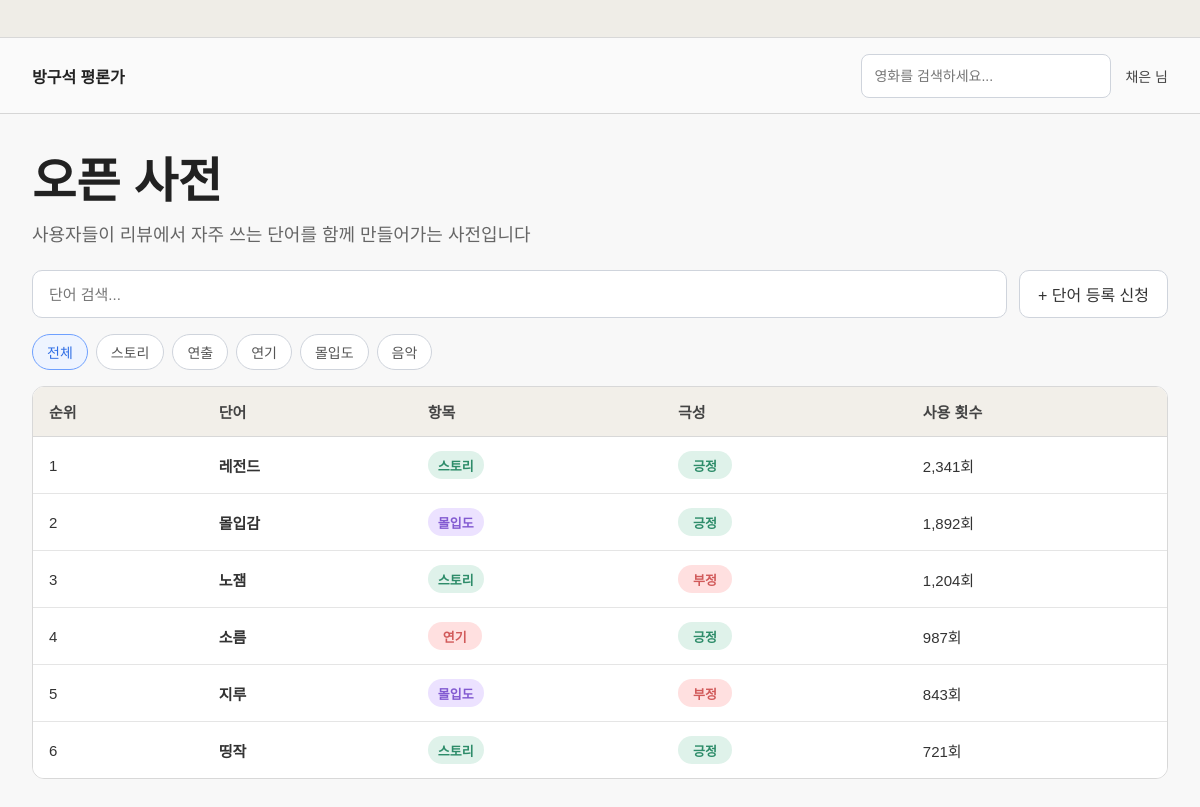
Page /dictionary (signed in) on the earlier database version.
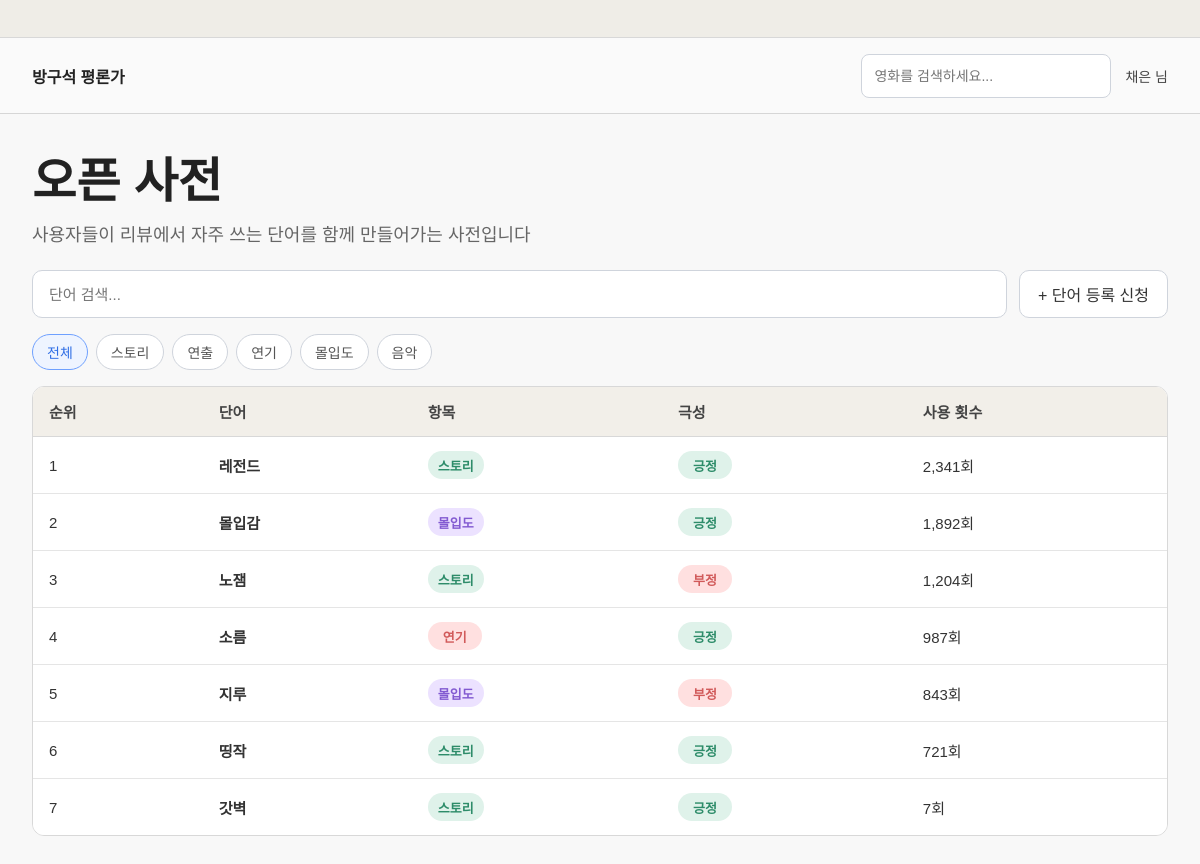
Same page on the later database version.
### tables this page shows
CREATE TABLE dictionary_words (
            id INTEGER PRIMARY KEY AUTOINCREMENT,
            word TEXT NOT NULL,
            category TEXT NOT NULL,
            sentiment TEXT NOT NULL,
            count INTEGER DEFAULT 1
        );

### app.py (the view)
@app.route("/dictionary")
def dictionary():
    if not login_required():
        return redirect(url_for("login"))
    keyword = request.args.get("q", "").strip()
    selected_category = request.args.get("category", "전체")
    query = "SELECT * FROM dictionary_words WHERE 1=1"
    params = []
    if selected_category != "전체":
        query += " AND category = ?"
        params.append(selected_category)
    if keyword:
        query += " AND word LIKE ?"
        params.append(f"%{keyword}%")
    query += " ORDER BY count DESC"
    conn = get_db()
    rows = conn.execute(query, params).fetchall()
    conn.close()
    dictionary_words = enrich_dictionary_items(rows)
    for idx, item in enumerate(dictionary_words, start=1):
        item["rank"] = idx
    return render_template(
        "dictionary.html",
        nickname=get_nickname(),
        dictionary_words=dictionary_words,
        categories=["전체", "스토리", "연출", "연기", "몰입도", "음악"],
        selected_category=selected_category,
        keyword=keyword
    )

### app.py (called while the page is built)
def get_db():
    conn = sqlite3.connect(DB_NAME)
    conn.row_factory = sqlite3.Row
    return conn

def login_required():
    return "user_id" in session

def get_current_user():
    if "user_id" not in session:
        return None
    conn = get_db()
    user = conn.execute("SELECT * FROM users WHERE id = ?", (session["user_id"],)).fetchone()
    conn.close()
    return user

def get_nickname():
    user = get_current_user()
    if user:
        return user["nickname"] + " 님"
    return "게스트 님"

def get_category_class(category):
    if category == "스토리":
        return "story"
    if category == "연출":
        return "directing"
    if category == "연기":
        return "acting"
    if category == "몰입도":
        return "immersion"
    if category == "음악":
        return "music"
    return "default"

def get_sentiment_class(sentiment):
    if sentiment == "긍정":
        return "positive"
    return "negative"

def enrich_dictionary_items(rows):
    items = []
    for row in rows:
        item = dict(row)
        item["category_class"] = get_category_class(item["category"])
        item["sentiment_class"] = get_sentiment_class(item["sentiment"])
        items.append(item)
    return items

### templates/dictionary.html (shortened to what this page needs)
<!DOCTYPE html>
<html lang="ko">
<head>
    <link rel="stylesheet" href="{{ url_for('static', filename='style.css') }}">
</head>
<body>
    <div class="window-frame">
        <div class="window-bar"></div>
        <div class="app-shell">
            <header class="top-header">
                <div class="brand">방구석 평론가</div>
                <div class="header-right">
                    <form action="/search" method="get" class="header-search">
                        <input type="text" name="q" placeholder="영화를 검색하세요...">
                    </form>
                    <div class="nickname">{{ nickname }}</div>
                </div>
            </header>
            <main class="page-content">
                <section class="dictionary-hero">
                    <h1>오픈 사전</h1>
                    <p>사용자들이 리뷰에서 자주 쓰는 단어를 함께 만들어가는 사전입니다</p>
                </section>
                <section class="dictionary-search-row">
                    <form action="/dictionary" method="get" class="dictionary-search-form">
                        <input type="text" name="q" value="{{ keyword }}" placeholder="단어 검색...">
                    </form>
                    <a href="/dictionary/request" class="dictionary-request-btn">+ 단어 등록 신청</a>
                </section>
                <section class="dictionary-filter-row">
                    {% for category in categories %}
                    <a href="/dictionary?category={{ category }}{% if keyword %}&q={{ keyword }}{% endif %}" class="dictionary-filter-chip {% if selected_category == category %}active{% endif %}">
                        {{ category }}
                    </a>
                    {% endfor %}
                </section>
                <section class="dictionary-table-wrap">
                    <table class="dictionary-table">
                        <thead>
                            <tr>
                                <th>순위</th>
                                <th>단어</th>
                                <th>항목</th>
                                <th>극성</th>
                                <th>사용 횟수</th>
                            </tr>
                        </thead>
                        <tbody>
                            {% for item in dictionary_words %}
                            <tr>
                                <td>{{ item.rank }}</td>
                                <td class="dictionary-word-cell">{{ item.word }}</td>
                                <td><span class="dict-badge category {{ item.category_class }}">{{ item.category }}</span></td>
                                <td><span class="dict-badge sentiment {{ item.sentiment_class }}">{{ item.sentiment }}</span></td>
                                <td>{{ "{:,}".format(item.count) }}회</td>
                            </tr>
                            {% endfor %}
                        </tbody>
                    </table>
                </section>
            </main>
        </div>
    </div>
</body>
</html>

Differences in the rows shown:
added dictionary_words: rank "7", word "갓벽", category "스토리", sentiment "긍정", count "7"
